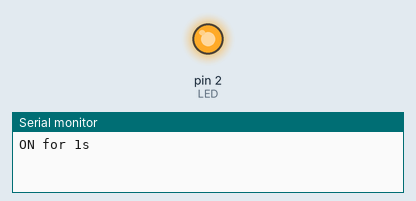
Recording of a sketch running on a simulated Arduino Uno, built with avr-gcc and run on an emulated ATmega328P. On the bench: output pins drawn as LEDs (lit = HIGH), the last lines printed to the serial monitor.

Above: at 0.5 s.
At 5.0 s:
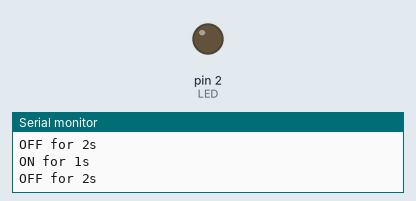
Timing chart, 0 to 6.9 s (numbered marks = the images above):
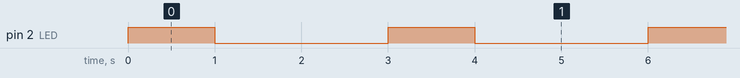

The sketch:

Task_1_Interface_LED_NodeMCU.ino
```cpp
/* To interface LED with Arduino/Raspberry Pi/NodeMCU and write a program to turn ON
LED for 1 second after every 2 seconds. */

const int LED = 2;  //GPIO2 i.e. D4

void setup() {
  // put your setup code here, to run once:
  Serial.begin(9600);// speed of nodemcu
  pinMode(LED, OUTPUT);
}

void loop() {
  // put your main code here, to run repeatedly:
  digitalWrite(LED, HIGH);  //LED ON
  Serial.println("ON for 1s");
  delay(1000);              //1 second delay
  digitalWrite(LED, LOW);   //LED OFF
  Serial.println("OFF for 2s");
  delay(2000);              //2 second delay
}

//Using a resistor with cathode of the LED.
```

Measured:
- by itself, pin 2 (LED): alternates HIGH for 1.0 s and LOW for 2.0 s
